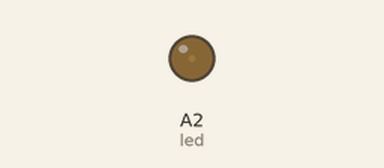
Simulated run of this program. Board: CircuitPython board. On the bench: output pins drawn as LEDs (lit = HIGH).

Above: at 0.05 s.
At 0.9 s:
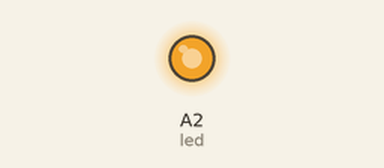
At 1.35 s:
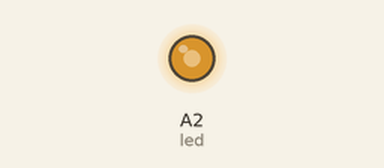
At 1.75 s:
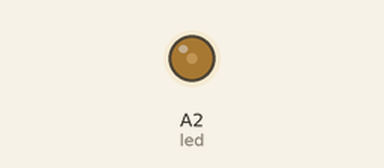
Timing chart, 0 to 4.6 s (numbered marks = the images above):
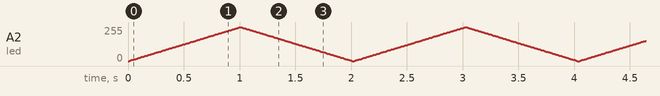

The program:

led-pwm.py
```python
"""CircuitPython Basics Analog Output PWM example"""
import board
import pulseio
import time

# led setup
led = pulseio.PWMOut(board.A2)

# helper function to more easily set PWM duty cycle
def duty_cycle_value(percent):
    return int(percent * 65535)

while True:
    for i in range(100):
        led.duty_cycle = duty_cycle_value(i / 100)
        time.sleep(0.01)
    # reverse direction - range(start,stop,step)
    for i in range(100, -1, -1):
        led.duty_cycle = duty_cycle_value(i / 100)
        time.sleep(0.01)

"""
#helper function to more easily set PWM duty cycle
def duty_cycle_value(percent):
    return int(percent * 65535)

led.duty_cycle = duty_cycle_value(0.5)

led.duty_cycle = duty_cycle_value(i / 100)
"""
```
